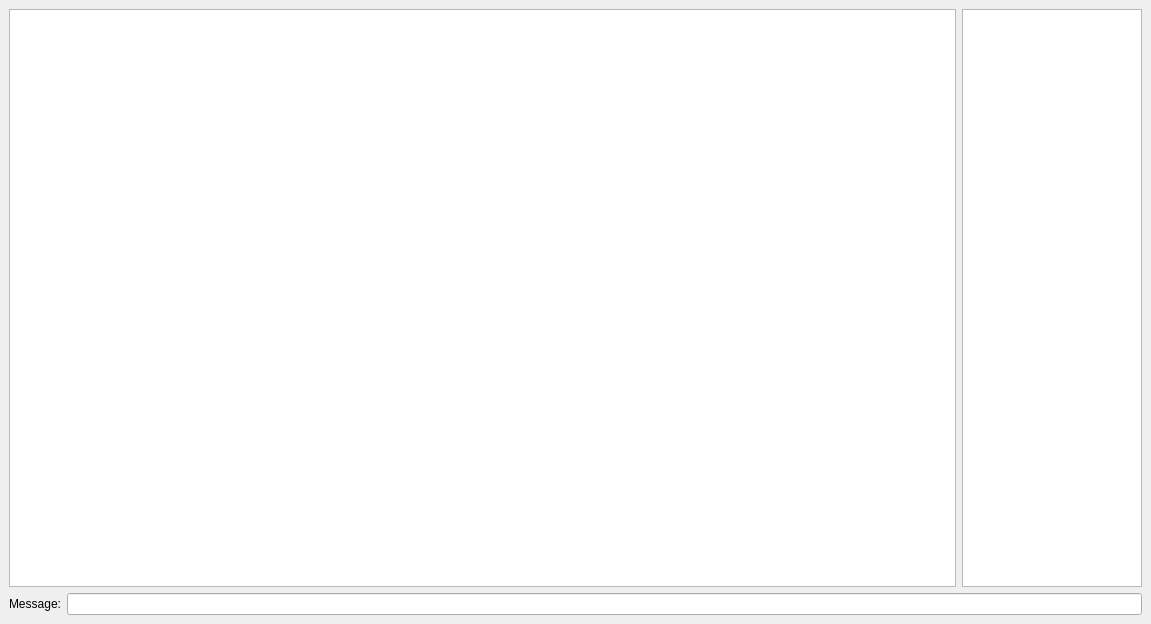
<?xml version="1.0" encoding="UTF-8"?>
<ui version="4.0">
 <class>ChatDialog</class>
 <widget class="QDialog" name="ChatDialog">
  <property name="geometry">
   <rect>
    <x>0</x>
    <y>0</y>
    <width>1151</width>
    <height>624</height>
   </rect>
  </property>
  <property name="windowTitle">
   <string>Chat</string>
  </property>
  <layout class="QVBoxLayout">
   <property name="spacing">
    <number>6</number>
   </property>
   <property name="leftMargin">
    <number>9</number>
   </property>
   <property name="topMargin">
    <number>9</number>
   </property>
   <property name="rightMargin">
    <number>9</number>
   </property>
   <property name="bottomMargin">
    <number>9</number>
   </property>
   <item>
    <layout class="QHBoxLayout">
     <property name="spacing">
      <number>6</number>
     </property>
     <property name="leftMargin">
      <number>0</number>
     </property>
     <property name="topMargin">
      <number>0</number>
     </property>
     <property name="rightMargin">
      <number>0</number>
     </property>
     <property name="bottomMargin">
      <number>0</number>
     </property>
     <item>
      <widget class="QTextEdit" name="textEdit">
       <property name="focusPolicy">
        <enum>Qt::NoFocus</enum>
       </property>
       <property name="readOnly">
        <bool>true</bool>
       </property>
      </widget>
     </item>
     <item>
      <widget class="QListWidget" name="listWidget">
       <property name="maximumSize">
        <size>
         <width>180</width>
         <height>16777215</height>
        </size>
       </property>
       <property name="focusPolicy">
        <enum>Qt::NoFocus</enum>
       </property>
      </widget>
     </item>
    </layout>
   </item>
   <item>
    <layout class="QHBoxLayout">
     <property name="spacing">
      <number>6</number>
     </property>
     <property name="leftMargin">
      <number>0</number>
     </property>
     <property name="topMargin">
      <number>0</number>
     </property>
     <property name="rightMargin">
      <number>0</number>
     </property>
     <property name="bottomMargin">
      <number>0</number>
     </property>
     <item>
      <widget class="QLabel" name="label">
       <property name="text">
        <string>Message:</string>
       </property>
      </widget>
     </item>
     <item>
      <widget class="QLineEdit" name="lineEdit"/>
     </item>
    </layout>
   </item>
  </layout>
 </widget>
 <resources/>
 <connections/>
</ui>
